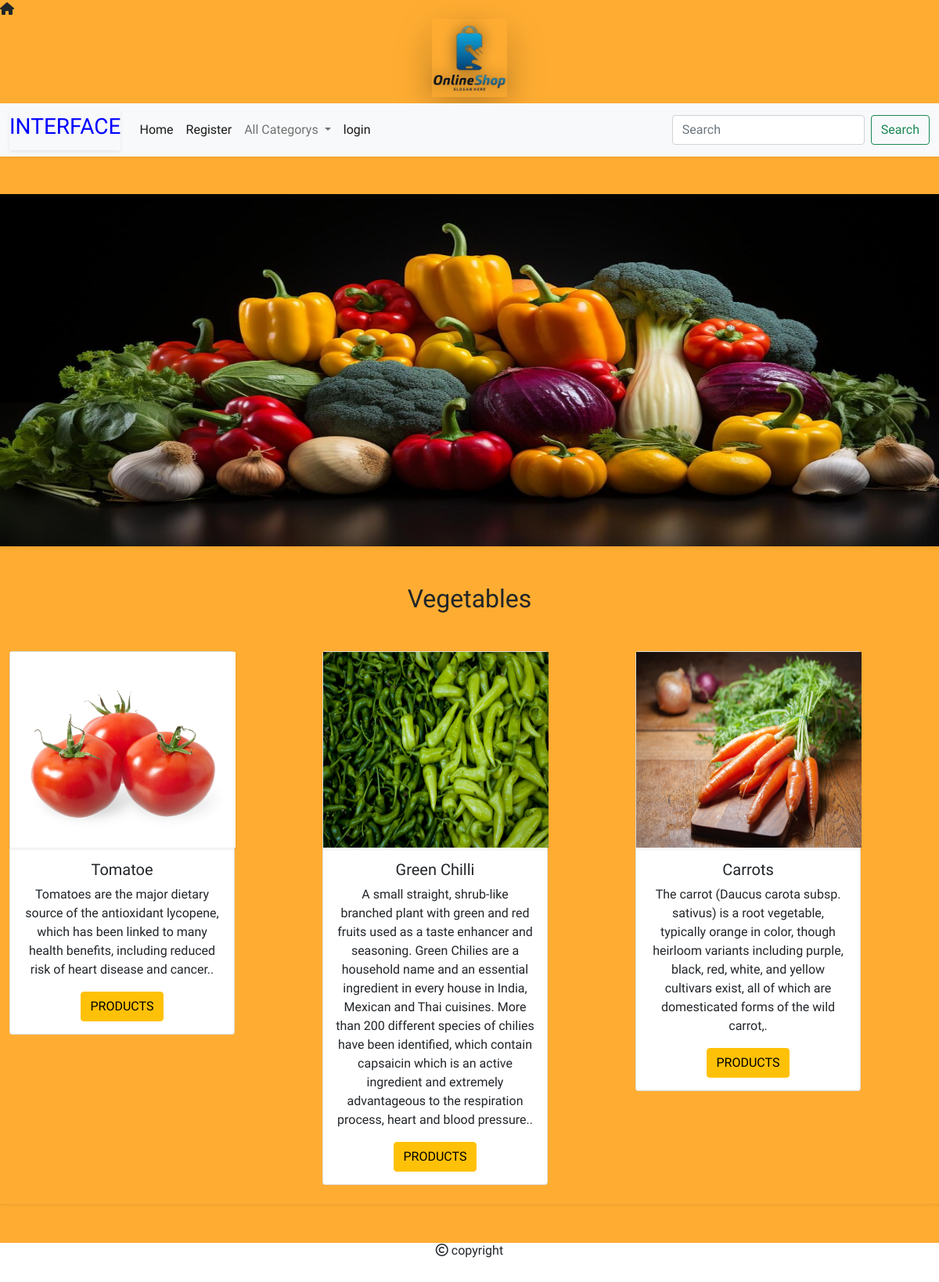
The page /Allproduct/vegetables on the database its author committed.
### shop/models.py (models this page shows, shortened)
class Category(models.Model):
    name = models.CharField(max_length=200)
    desc = models.TextField()
    image = models.ImageField(upload_to='shop/categories/', blank=True, null=True)

class Product(models.Model):
    name = models.CharField(max_length=200)
    desc = models.TextField()
    image = models.ImageField(upload_to='shop/products/', blank=True, null=True)
    price = models.DecimalField(max_digits=10, decimal_places=2)
    category = models.ForeignKey(Category, on_delete=models.CASCADE)
    stock = models.IntegerField()
    available = models.BooleanField(default=True)
    created = models.DateTimeField(auto_now_add=True)
    updated = models.DateTimeField(auto_now=True)

### shop/views.py (the view)
# urls.py: path("Allproduct/<p>",views.allproducts,name='allproducts'),
def allproducts(request, p):
    C = Category.objects.get(name=p)
    P = Product.objects.filter(category=C)
    return render(request, 'product.html', {'c': C, 'p': P})

### cart/context_processors.py (called while the page is built)
def productcount(request):
    item_count=0
    user=request.user
    try:
        cart=Cart.objects.filter(user=user)
        for i in cart:
            item_count=t=item_count+i.quantity
    except:
        item_count=0
    return {'count':item_count}

### shop/context_processors.py (called while the page is built)
def menu_links(request):
    c=Category.objects.all()
    return {'links':c}

### templates/product.html (shortened to what this page needs)
{% extends 'base.html' %}
{% load static %}
{% block content %}
<div class="shadow-sm mt-5">
  <img class="" height="450px" width="100%" src="{{ c.image.url }}">
</div  >
<h2 class="text-center mb-5 mt-5" style="text-transform: capitalize;">{{c.name}}</h2>
<div class="container-fluid mt 4 shadow-sm" style="margin-bottom:100px;">
<div class="row text-center" >
 {% for i in p %}
    <div class="col-lg-4 mb-4">
  <div class="card " style="width: 18rem;">
   <img class="shadow-sm" height="250px" width="288px" src="{{i.image.url}}" class="card-img-top" alt="...">
    <div class="card-body">
     <h5 class="card-title text-center">{{i.name}}</h5>
      <p class="card-text">{{i.desc}}.</p>
     <a href="{% url 'shop:Item' i.name %}" class="btn btn-warning">PRODUCTS</a>
  </div>
</div>
    </div>{% endfor %}
</div>
</div>
{% endblock %}

### static/css/style.css (style rules this page uses)
body { background-color:#FFAD32; font-family: 'Dhurjati', sans-serif; }

### rows shown on the page
Category: image (picture), name "Vegetables"
Product: image (picture), name "Tomatoe", desc "Tomatoes are the major dietary source of the antioxidant lycopene, which has been linked to many health benefits, including reduced risk of heart disease and cancer."
Product: image (picture), name "Green Chilli", desc "A small straight, shrub-like branched plant with green and red fruits used as a taste enhancer and seasoning. Green Chilies are a household name and an essential ingredient in every house in India, Mexican and Thai cuisines. More than 200 different species of chilies have been identified, which contain capsaicin which is an active ingredient and extremely advantageous to the respiration process, heart and blood pressure."
Product: image (picture), name "Carrots", desc "The carrot (Daucus carota subsp. sativus) is a root vegetable, typically orange in color, though heirloom variants including purple, black, red, white, and yellow cultivars exist, all of which are domesticated forms of the wild carrot,"
